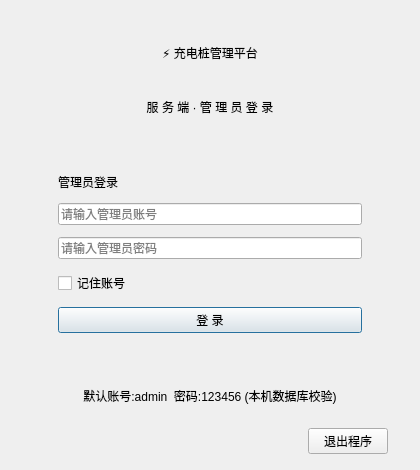
<?xml version="1.0" encoding="UTF-8"?>
<ui version="4.0">
 <class>AdminLoginDialog</class>
 <widget class="QDialog" name="AdminLoginDialog">
  <property name="objectName">
   <string notr="true">loginDialog</string>
  </property>
  <property name="geometry">
   <rect>
    <x>0</x>
    <y>0</y>
    <width>420</width>
    <height>470</height>
   </rect>
  </property>
  <property name="windowTitle">
   <string>东软电动汽车充电桩应用管理平台 - 服务端</string>
  </property>
  <layout class="QVBoxLayout" name="rootLayout">
   <property name="spacing">
    <number>10</number>
   </property>
   <property name="leftMargin">
    <number>32</number>
   </property>
   <property name="topMargin">
    <number>30</number>
   </property>
   <property name="rightMargin">
    <number>32</number>
   </property>
   <property name="bottomMargin">
    <number>16</number>
   </property>
   <item>
    <widget class="QLabel" name="titleLabel">
     <property name="text">
      <string>⚡ 充电桩管理平台</string>
     </property>
     <property name="alignment">
      <set>Qt::AlignCenter</set>
     </property>
    </widget>
   </item>
   <item>
    <widget class="QLabel" name="subtitleLabel">
     <property name="text">
      <string>服 务 端 · 管 理 员 登 录</string>
     </property>
     <property name="alignment">
      <set>Qt::AlignCenter</set>
     </property>
    </widget>
   </item>
   <item>
    <spacer name="titleSpacer">
     <property name="orientation">
      <enum>Qt::Vertical</enum>
     </property>
     <property name="sizeType">
      <enum>QSizePolicy::Fixed</enum>
     </property>
     <property name="sizeHint">
      <size>
       <width>20</width>
       <height>10</height>
      </size>
     </property>
    </spacer>
   </item>
   <item>
    <widget class="QWidget" name="card">
     <layout class="QVBoxLayout" name="cardLayout">
      <property name="spacing">
       <number>12</number>
      </property>
      <property name="leftMargin">
       <number>26</number>
      </property>
      <property name="topMargin">
       <number>24</number>
      </property>
      <property name="rightMargin">
       <number>26</number>
      </property>
      <property name="bottomMargin">
       <number>24</number>
      </property>
      <item>
       <widget class="QLabel" name="cardTitle">
        <property name="text">
         <string>管理员登录</string>
        </property>
       </widget>
      </item>
      <item>
       <widget class="QLineEdit" name="nameEdit">
        <property name="placeholderText">
         <string>请输入管理员账号</string>
        </property>
       </widget>
      </item>
      <item>
       <widget class="QLineEdit" name="pwdEdit">
        <property name="placeholderText">
         <string>请输入管理员密码</string>
        </property>
        <property name="echoMode">
         <enum>QLineEdit::Password</enum>
        </property>
       </widget>
      </item>
      <item>
       <layout class="QHBoxLayout" name="optionRow">
        <item>
         <widget class="QCheckBox" name="rememberChk">
          <property name="text">
           <string>记住账号</string>
          </property>
         </widget>
        </item>
        <item>
         <spacer name="optionSpacer">
          <property name="orientation">
           <enum>Qt::Horizontal</enum>
          </property>
          <property name="sizeHint">
           <size>
            <width>40</width>
            <height>20</height>
           </size>
          </property>
         </spacer>
        </item>
       </layout>
      </item>
      <item>
       <widget class="QPushButton" name="loginBtn">
        <property name="objectName">
         <string notr="true">adminLoginBtn</string>
        </property>
        <property name="cursor">
         <cursorShape>PointingHandCursor</cursorShape>
        </property>
        <property name="text">
         <string>登 录</string>
        </property>
       </widget>
      </item>
     </layout>
    </widget>
   </item>
   <item>
    <spacer name="midSpacer">
     <property name="orientation">
      <enum>Qt::Vertical</enum>
     </property>
     <property name="sizeType">
      <enum>QSizePolicy::Fixed</enum>
     </property>
     <property name="sizeHint">
      <size>
       <width>20</width>
       <height>6</height>
      </size>
     </property>
    </spacer>
   </item>
   <item>
    <widget class="QLabel" name="hintLabel">
     <property name="text">
      <string>默认账号:admin  密码:123456 (本机数据库校验)</string>
     </property>
     <property name="alignment">
      <set>Qt::AlignCenter</set>
     </property>
    </widget>
   </item>
   <item alignment="Qt::AlignRight">
    <widget class="QPushButton" name="exitBtn">
     <property name="objectName">
      <string notr="true">exitBtn</string>
     </property>
     <property name="cursor">
      <cursorShape>PointingHandCursor</cursorShape>
     </property>
     <property name="text">
      <string>退出程序</string>
     </property>
    </widget>
   </item>
  </layout>
 </widget>
 <resources/>
 <connections/>
</ui>
